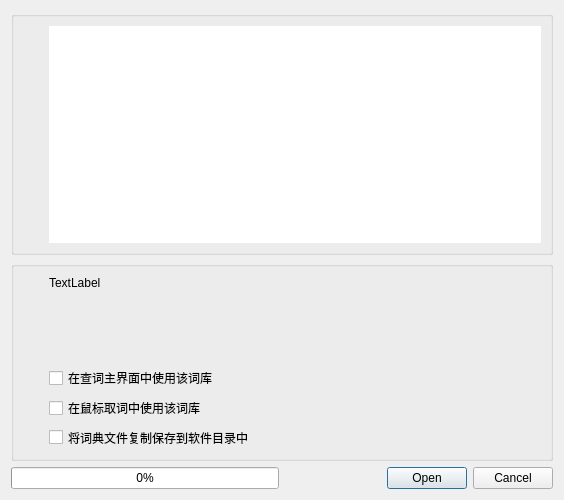
<?xml version="1.0" encoding="UTF-8"?>
<ui version="4.0">
 <class>AddDictDialog</class>
 <widget class="QDialog" name="AddDictDialog">
  <property name="geometry">
   <rect>
    <x>0</x>
    <y>0</y>
    <width>564</width>
    <height>500</height>
   </rect>
  </property>
  <property name="sizePolicy">
   <sizepolicy hsizetype="Fixed" vsizetype="Fixed">
    <horstretch>0</horstretch>
    <verstretch>0</verstretch>
   </sizepolicy>
  </property>
  <property name="minimumSize">
   <size>
    <width>280</width>
    <height>500</height>
   </size>
  </property>
  <property name="windowTitle">
   <string>Dialog</string>
  </property>
  <layout class="QGridLayout" name="gridLayout_3">
   <item row="0" column="0">
    <widget class="QGroupBox" name="groupBox">
     <property name="title">
      <string/>
     </property>
     <layout class="QGridLayout" name="gridLayout">
      <item row="0" column="0">
       <layout class="QHBoxLayout" name="horizontalLayout_2">
        <item>
         <layout class="QVBoxLayout" name="verticalLayout_5">
          <item>
           <widget class="QLabel" name="label">
            <property name="text">
             <string/>
            </property>
            <property name="pixmap">
             <pixmap resource="mainwindow.qrc">:/res/dictmng/icon_dictinfo.png</pixmap>
            </property>
           </widget>
          </item>
          <item>
           <spacer name="verticalSpacer_2">
            <property name="orientation">
             <enum>Qt::Vertical</enum>
            </property>
            <property name="sizeHint" stdset="0">
             <size>
              <width>20</width>
              <height>40</height>
             </size>
            </property>
           </spacer>
          </item>
         </layout>
        </item>
        <item>
         <widget class="QTextEdit" name="labelDicInfo">
          <property name="frameShape">
           <enum>QFrame::NoFrame</enum>
          </property>
         </widget>
        </item>
       </layout>
      </item>
     </layout>
    </widget>
   </item>
   <item row="1" column="0">
    <widget class="QGroupBox" name="groupBox_2">
     <property name="maximumSize">
      <size>
       <width>16777215</width>
       <height>200</height>
      </size>
     </property>
     <property name="title">
      <string/>
     </property>
     <layout class="QGridLayout" name="gridLayout_2">
      <item row="0" column="0">
       <layout class="QHBoxLayout" name="horizontalLayout">
        <item>
         <layout class="QVBoxLayout" name="verticalLayout_4">
          <item>
           <widget class="QLabel" name="label_2">
            <property name="text">
             <string/>
            </property>
            <property name="pixmap">
             <pixmap resource="mainwindow.qrc">:/res/dictmng/icon_addinfo.png</pixmap>
            </property>
            <property name="alignment">
             <set>Qt::AlignCenter</set>
            </property>
           </widget>
          </item>
          <item>
           <spacer name="verticalSpacer">
            <property name="orientation">
             <enum>Qt::Vertical</enum>
            </property>
            <property name="sizeHint" stdset="0">
             <size>
              <width>20</width>
              <height>40</height>
             </size>
            </property>
           </spacer>
          </item>
         </layout>
        </item>
        <item>
         <layout class="QVBoxLayout" name="verticalLayout_2">
          <item>
           <widget class="QLabel" name="labelDicHint">
            <property name="sizePolicy">
             <sizepolicy hsizetype="Expanding" vsizetype="Fixed">
              <horstretch>0</horstretch>
              <verstretch>0</verstretch>
             </sizepolicy>
            </property>
            <property name="minimumSize">
             <size>
              <width>450</width>
              <height>150</height>
             </size>
            </property>
            <property name="maximumSize">
             <size>
              <width>16777215</width>
              <height>150</height>
             </size>
            </property>
            <property name="text">
             <string>TextLabel</string>
            </property>
            <property name="alignment">
             <set>Qt::AlignLeading|Qt::AlignLeft|Qt::AlignTop</set>
            </property>
           </widget>
          </item>
          <item>
           <layout class="QVBoxLayout" name="verticalLayout">
            <item>
             <widget class="QCheckBox" name="checkBox_InstallMain">
              <property name="sizePolicy">
               <sizepolicy hsizetype="Expanding" vsizetype="Fixed">
                <horstretch>0</horstretch>
                <verstretch>0</verstretch>
               </sizepolicy>
              </property>
              <property name="text">
               <string>在查词主界面中使用该词库</string>
              </property>
             </widget>
            </item>
            <item>
             <widget class="QCheckBox" name="checkBox_InstallMouse">
              <property name="sizePolicy">
               <sizepolicy hsizetype="Expanding" vsizetype="Fixed">
                <horstretch>0</horstretch>
                <verstretch>0</verstretch>
               </sizepolicy>
              </property>
              <property name="text">
               <string>在鼠标取词中使用该词库</string>
              </property>
             </widget>
            </item>
            <item>
             <widget class="QCheckBox" name="checkBox_Copy">
              <property name="sizePolicy">
               <sizepolicy hsizetype="Expanding" vsizetype="Fixed">
                <horstretch>0</horstretch>
                <verstretch>0</verstretch>
               </sizepolicy>
              </property>
              <property name="text">
               <string>将词典文件复制保存到软件目录中</string>
              </property>
             </widget>
            </item>
           </layout>
          </item>
         </layout>
        </item>
       </layout>
      </item>
     </layout>
    </widget>
   </item>
   <item row="2" column="0">
    <layout class="QHBoxLayout" name="horizontalLayout_3">
     <item>
      <widget class="QProgressBar" name="progressBar">
       <property name="value">
        <number>0</number>
       </property>
      </widget>
     </item>
     <item>
      <widget class="QDialogButtonBox" name="buttonBox">
       <property name="sizePolicy">
        <sizepolicy hsizetype="Minimum" vsizetype="Fixed">
         <horstretch>0</horstretch>
         <verstretch>0</verstretch>
        </sizepolicy>
       </property>
       <property name="orientation">
        <enum>Qt::Horizontal</enum>
       </property>
       <property name="standardButtons">
        <set>QDialogButtonBox::Cancel|QDialogButtonBox::Open</set>
       </property>
      </widget>
     </item>
    </layout>
   </item>
  </layout>
 </widget>
 <resources>
  <include location="mainwindow.qrc"/>
 </resources>
 <connections/>
</ui>
